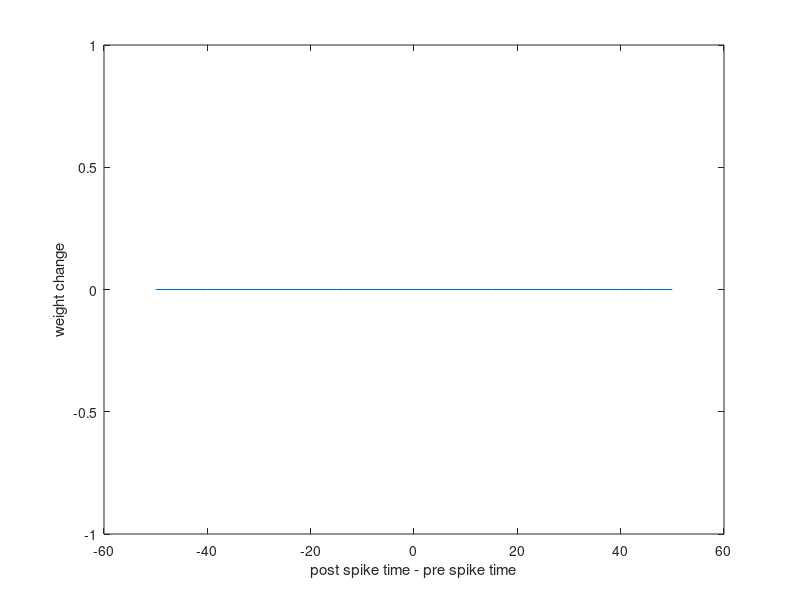

MATLAB code to generate this figure:
clear all;
dt = 1;          % Euleur integration time step [ms]
p = 60;          % number of pairings
rep = 1000;      % time between the pairing [ms], i.e. 1Hz

% parameters STDP
tau_plus = 10;  % LTP time constant [ms]
tau_minus = 20; % LTD time constant [ms]
A_plus = 1;    % LTP learning rate or amplitude
A_minus = 1;   % LTD learning rate or amplitude

lag_range = -50:5:50; % simulate for different lags between the pre and post spikes
dw_range = zeros(size(lag_range)); % save weight changes
count = 0; % counter

for lag = lag_range
    % Init
    T = rep*(p-1)+2*abs(lag)+1; % spiketrain total time length
    pre_spikes = zeros(1,T);% presynaptic spiketrain
    post_spikes = zeros(1,T);% postsynaptic spiketrain
    pre_spikes(lag+abs(lag)+1:rep:lag+abs(lag)+T) = 1;  % presynaptic spiketrain (0  if not spike, 1 if spike)
    post_spikes(abs(lag)+1:rep:T+abs(lag)) = 1;  % postsynaptic spiketrain (0  if not spike, 1 if spike)
    count = count +1; % update a counter
    x = zeros(1,T);   % presynaptic trace
    y = zeros(1,T);   % postsynaptic trace
    dw = 0;           % synaptic weight change
    
    % time iterations
    for t = 1:T
%%%%%%%%%%%%%%%  TO ADD HERE THE STDP CODE
%%%%%%%%%%%%%%% Write a code which calcules the weight change dw
%%%%%%%%%%%%%%%
%%%%%%%%%%%%%%%
%%%%%%%%%%%%%%%
%%%%%%%%%%%%%%%
%%%%%%%%%%%%%%%
%%%%%%%%%%%%%%%
    end
    dw_range(count) = dw;
end

figure;
plot(lag_range, dw_range)
xlabel('post spike time - pre spike time')
ylabel('weight change')